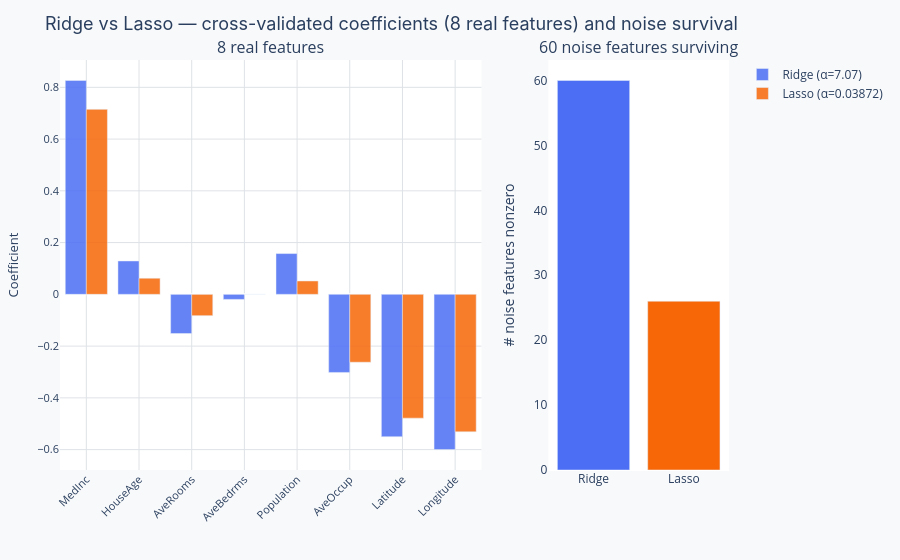

Source (notebook cell):
### Markdown cell above
---
## When to use it / When NOT to use it

| Use it when | Do NOT use it when |
|---|---|
| You have many features and suspect some are irrelevant (Lasso) | You need individual coefficient significance (use plain linear regression + statsmodels) |
| Features are correlated and plain linear regression is unstable (Ridge) | Your features are already sparse or you know all are important (regularization adds unnecessary bias) |
| You have more features than training examples (p > n) | You are using count or text data with nonnegative constraints (a nonnegative *linear* model may still underfit — consider Poisson/GLM models) |
| You need nonnegative coefficients for interpretability (both `Ridge(positive=True)` and `Lasso(positive=True)` support this) | The nonlinearity in the data is large (regularized linear still underfits) |
| You are fitting polynomial features and worry about overfitting | You need online/incremental learning (use SGDRegressor with L1 or L2 penalty) |

### Code cell
alphas_ridge_cv = np.logspace(-2, 5, 200)
alphas_lasso_cv = np.logspace(-4, 1, 200)
ridge_cv = RidgeCV(alphas=alphas_ridge_cv, cv=5).fit(X_train, y_train)
lasso_cv = LassoCV(alphas=alphas_lasso_cv, cv=5, max_iter=20000, random_state=42).fit(X_train, y_train)

for name, model in [("Ridge", ridge_cv), ("Lasso", lasso_cv)]:
    y_pred = model.predict(X_test)
    nonzero = int(np.sum(~np.isclose(model.coef_, 0.0, atol=1e-6)))
    print(f"{name:6s}  alpha={model.alpha_:.4g}  "
          f"R²={r2_score(y_test, y_pred):.4f}  "
          f"RMSE={root_mean_squared_error(y_test, y_pred):.4f}  "
          f"nonzero_coefs={nonzero}/{len(FEATURES)}")

zeroed_by_lasso = [f for f, c in zip(REAL_FEATURES, lasso_cv.coef_[:8]) if np.isclose(c, 0.0, atol=1e-6)]
ridge_noise_alive = int(np.sum(~np.isclose(ridge_cv.coef_[8:], 0.0, atol=1e-6)))
lasso_noise_alive = int(np.sum(~np.isclose(lasso_cv.coef_[8:], 0.0, atol=1e-6)))
print(f"\nReal features zeroed by Lasso: {zeroed_by_lasso}")
print(f"Noise features still alive — Ridge: {ridge_noise_alive}/60   Lasso: {lasso_noise_alive}/60")

fig = make_subplots(rows=1, cols=2, column_widths=[0.7, 0.3],
                     subplot_titles=("8 real features", "60 noise features surviving"))
fig.add_trace(go.Bar(name=f"Ridge (α={ridge_cv.alpha_:.3g})", x=REAL_FEATURES, y=ridge_cv.coef_[:8],
                      marker_color=PALETTE["primary"], opacity=0.85), row=1, col=1)
fig.add_trace(go.Bar(name=f"Lasso (α={lasso_cv.alpha_:.4g})", x=REAL_FEATURES, y=lasso_cv.coef_[:8],
                      marker_color=PALETTE["secondary"], opacity=0.85), row=1, col=1)
fig.add_trace(go.Bar(x=["Ridge", "Lasso"], y=[ridge_noise_alive, lasso_noise_alive],
                      marker_color=[PALETTE["primary"], PALETTE["secondary"]], showlegend=False),
              row=1, col=2)
fig.update_layout(base_layout(
    title="Ridge vs Lasso — cross-validated coefficients (8 real features) and noise survival",
    xaxis_title="", yaxis_title="Coefficient",
))
fig.update_layout(barmode="group")
fig.update_xaxes(tickangle=-45, row=1, col=1)
fig.update_yaxes(title_text="# noise features nonzero", row=1, col=2)
fig.show()

### Figure 1 — Plotly figure (JSON) as saved in the notebook; plotly's stock layout.template omitted (floating-point values rounded to 4 significant figures)
{"data": [{"marker": {"color": "#4C6EF5"}, "name": "Ridge (α=7.07)", "opacity": 0.85, "type": "bar", "x": ["MedInc", "HouseAge", "AveRooms", "AveBedrms", "Population", "AveOccup", "Latitude", "Longitude"], "xaxis": "x", "y": [0.8263, 0.129, -0.1513, -0.01957, 0.1576, -0.3018, -0.5501, -0.5995], "yaxis": "y"}, {"marker": {"color": "#F76707"}, "name": "Lasso (α=0.03872)", "opacity": 0.85, "type": "bar", "x": ["MedInc", "HouseAge", "AveRooms", "AveBedrms", "Population", "AveOccup", "Latitude", "Longitude"], "xaxis": "x", "y": [0.7149, 0.06228, -0.08247, -0.0, 0.05177, -0.2623, -0.4784, -0.5313], "yaxis": "y"}, {"marker": {"color": ["#4C6EF5", "#F76707"]}, "showlegend": false, "type": "bar", "x": ["Ridge", "Lasso"], "xaxis": "x2", "y": [60, 26], "yaxis": "y2"}], "layout": {"annotations": [{"font": {"size": 16}, "showarrow": false, "text": "8 real features", "x": 0.315, "xanchor": "center", "xref": "paper", "y": 1, "yanchor": "bottom", "yref": "paper"}, {"font": {"size": 16}, "showarrow": false, "text": "60 noise features surviving", "x": 0.865, "xanchor": "center", "xref": "paper", "y": 1, "yanchor": "bottom", "yref": "paper"}], "barmode": "group", "legend": {"font": {"size": 12}}, "margin": {"b": 60, "l": 60, "r": 30, "t": 60}, "paper_bgcolor": "#F8F9FA", "plot_bgcolor": "#FFFFFF", "title": {"font": {"family": "Inter, Arial, sans-serif", "size": 18}, "text": "Ridge vs Lasso — cross-validated coefficients (8 real features) and noise survival"}, "xaxis": {"anchor": "y", "domain": [0, 0.63], "gridcolor": "#DEE2E6", "tickangle": -45, "tickfont": {"size": 11}, "title": {"font": {"size": 13}, "text": ""}}, "xaxis2": {"anchor": "y2", "domain": [0.73, 1]}, "yaxis": {"anchor": "x", "domain": [0, 1], "gridcolor": "#DEE2E6", "tickfont": {"size": 11}, "title": {"font": {"size": 13}, "text": "Coefficient"}}, "yaxis2": {"anchor": "x2", "domain": [0, 1], "title": {"text": "# noise features nonzero"}}}}
